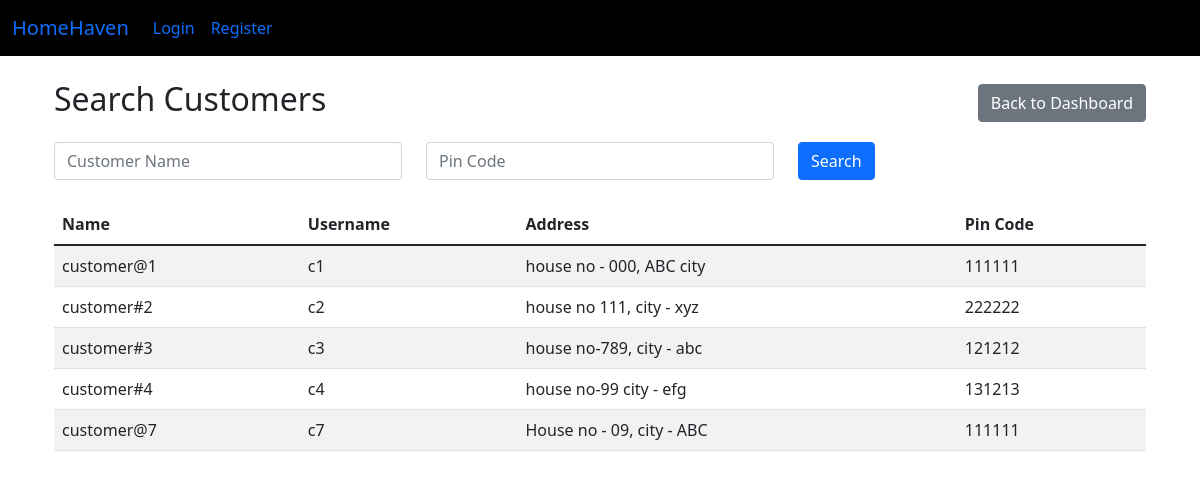
The page /admin/search/customers (signed in) on the database its author committed.
### app.py (models this page shows, shortened)
class Customers(db.Model):
    __tablename__ = "customers"
    customer_id = db.Column(db.Integer, primary_key=True)
    user_id = db.Column(db.Integer, db.ForeignKey('users.user_id'), nullable=False)
    address = db.Column(db.String(200), nullable=False)
    pin_code = db.Column(db.String(10), nullable=False)
    user = db.relationship('Users', backref='customer', lazy=True)

class Users(db.Model):
    __tablename__ = "users"
    user_id = db.Column(db.Integer, primary_key=True)
    username = db.Column(db.String(50), nullable=False)
    password = db.Column(db.String(100), nullable=False)
    is_admin = db.Column(db.Boolean, nullable = False, default = False)
    is_customer = db.Column(db.Boolean, nullable = False, default = False)
    is_professional = db.Column(db.Boolean, nullable = False, default = False)
    name = db.Column(db.String(20))
    date_created = db.Column(db.DateTime)

### app.py (the view, shortened to what this page needs)
@app.route('/admin/search/customers', methods=['GET', 'POST'])
def admin_search_customers():
    if not session.get('is_admin'):
        return redirect(url_for('login'))
    customers = Customers.query.all()
    return render_template('admin_search_customers.html', customers=customers)

### templates/admin_search_customers.html
{% extends "base.html" %}
{% block content %}
<div class="container mt-4">
        <div class="d-flex justify-content-between align-items-center mb-3">
            <h2>Search Customers</h2>
            <a href="{{ url_for('admin_dashboard') }}" class="btn btn-secondary">Back to Dashboard</a>
        </div>
    <form method="POST" class="mb-4">
        <div class="row">
            <div class="col-md-4">
                <input type="text" name="name" class="form-control" placeholder="Customer Name">
            </div>
            <div class="col-md-4">
                <input type="text" name="pin_code" class="form-control" placeholder="Pin Code">
            </div>
            <div class="col-md-4">
                <button type="submit" class="btn btn-primary">Search</button>
            </div>
        </div>
    </form>
    <table class="table table-striped">
        <thead>
            <tr>
                <th>Name</th>
                <th>Username</th>
                <th>Address</th>
                <th>Pin Code</th>
            </tr>
        </thead>
        <tbody>
            {% for customer in customers %}
            <tr>
                <td>{{ customer.user.name }}</td>
                <td>{{ customer.user.username }}</td>
                <td>{{ customer.address }}</td>
                <td>{{ customer.pin_code }}</td>
            </tr>
            {% endfor %}
        </tbody>
    </table>
</div>
{% endblock %}

### rows shown on the page
Customers: user.name "customer@1", user.username "c1", address "house no - 000, ABC city", pin_code "111111"
Customers: user.name "customer#2", user.username "c2", address "house no 111, city - xyz", pin_code "222222"
Customers: user.name "customer#3", user.username "c3", address "house no-789, city - abc", pin_code "121212"
Customers: user.name "customer#4", user.username "c4", address "house no-99 city - efg", pin_code "131213"
Customers: user.name "customer@7", user.username "c7", address "House no - 09, city - ABC", pin_code "111111"
